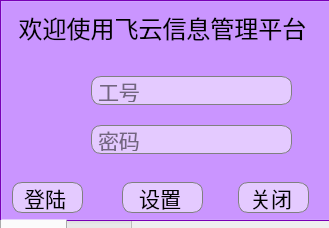
<?xml version="1.0" encoding="UTF-8"?>
<ui version="4.0">
 <class>Form</class>
 <widget class="QWidget" name="Form">
  <property name="windowModality">
   <enum>Qt::NonModal</enum>
  </property>
  <property name="enabled">
   <bool>true</bool>
  </property>
  <property name="geometry">
   <rect>
    <x>0</x>
    <y>0</y>
    <width>329</width>
    <height>228</height>
   </rect>
  </property>
  <property name="sizePolicy">
   <sizepolicy hsizetype="Preferred" vsizetype="Preferred">
    <horstretch>0</horstretch>
    <verstretch>0</verstretch>
   </sizepolicy>
  </property>
  <property name="maximumSize">
   <size>
    <width>359</width>
    <height>359</height>
   </size>
  </property>
  <property name="mouseTracking">
   <bool>false</bool>
  </property>
  <property name="acceptDrops">
   <bool>false</bool>
  </property>
  <property name="windowTitle">
   <string>登陆</string>
  </property>
  <property name="windowIcon">
   <iconset>
    <normaloff>ICO/主题.png</normaloff>ICO/主题.png</iconset>
  </property>
  <property name="layoutDirection">
   <enum>Qt::LeftToRight</enum>
  </property>
  <widget class="QTabWidget" name="tabWidget">
   <property name="geometry">
    <rect>
     <x>0</x>
     <y>0</y>
     <width>331</width>
     <height>261</height>
    </rect>
   </property>
   <property name="sizePolicy">
    <sizepolicy hsizetype="Preferred" vsizetype="Preferred">
     <horstretch>0</horstretch>
     <verstretch>0</verstretch>
    </sizepolicy>
   </property>
   <property name="palette">
    <palette>
     <active>
      <colorrole role="Button">
       <brush brushstyle="SolidPattern">
        <color alpha="255">
         <red>170</red>
         <green>85</green>
         <blue>255</blue>
        </color>
       </brush>
      </colorrole>
      <colorrole role="Base">
       <brush brushstyle="SolidPattern">
        <color alpha="255">
         <red>170</red>
         <green>85</green>
         <blue>255</blue>
        </color>
       </brush>
      </colorrole>
      <colorrole role="Window">
       <brush brushstyle="SolidPattern">
        <color alpha="255">
         <red>170</red>
         <green>0</green>
         <blue>255</blue>
        </color>
       </brush>
      </colorrole>
     </active>
     <inactive>
      <colorrole role="Button">
       <brush brushstyle="SolidPattern">
        <color alpha="255">
         <red>170</red>
         <green>85</green>
         <blue>255</blue>
        </color>
       </brush>
      </colorrole>
      <colorrole role="Base">
       <brush brushstyle="SolidPattern">
        <color alpha="255">
         <red>170</red>
         <green>85</green>
         <blue>255</blue>
        </color>
       </brush>
      </colorrole>
      <colorrole role="Window">
       <brush brushstyle="SolidPattern">
        <color alpha="255">
         <red>170</red>
         <green>0</green>
         <blue>255</blue>
        </color>
       </brush>
      </colorrole>
     </inactive>
     <disabled>
      <colorrole role="Button">
       <brush brushstyle="SolidPattern">
        <color alpha="255">
         <red>170</red>
         <green>85</green>
         <blue>255</blue>
        </color>
       </brush>
      </colorrole>
      <colorrole role="Base">
       <brush brushstyle="SolidPattern">
        <color alpha="255">
         <red>170</red>
         <green>0</green>
         <blue>255</blue>
        </color>
       </brush>
      </colorrole>
      <colorrole role="Window">
       <brush brushstyle="SolidPattern">
        <color alpha="255">
         <red>170</red>
         <green>0</green>
         <blue>255</blue>
        </color>
       </brush>
      </colorrole>
     </disabled>
    </palette>
   </property>
   <property name="font">
    <font>
     <family>新宋体</family>
     <pointsize>16</pointsize>
    </font>
   </property>
   <property name="mouseTracking">
    <bool>false</bool>
   </property>
   <property name="tabletTracking">
    <bool>false</bool>
   </property>
   <property name="focusPolicy">
    <enum>Qt::ClickFocus</enum>
   </property>
   <property name="contextMenuPolicy">
    <enum>Qt::DefaultContextMenu</enum>
   </property>
   <property name="layoutDirection">
    <enum>Qt::LeftToRight</enum>
   </property>
   <property name="autoFillBackground">
    <bool>false</bool>
   </property>
   <property name="styleSheet">
    <string notr="true">QLineEdit{
        border:1px solid gray;
        border-radius:10px;
        padding:2px 4px;
		background-color: rgba(255, 255, 255, 0.5);
}</string>
   </property>
   <property name="tabPosition">
    <enum>QTabWidget::South</enum>
   </property>
   <property name="tabShape">
    <enum>QTabWidget::Rounded</enum>
   </property>
   <property name="currentIndex">
    <number>0</number>
   </property>
   <widget class="QWidget" name="denglu">
    <attribute name="title">
     <string>登录</string>
    </attribute>
    <widget class="QLabel" name="label_8">
     <property name="geometry">
      <rect>
       <x>10</x>
       <y>0</y>
       <width>301</width>
       <height>51</height>
      </rect>
     </property>
     <property name="font">
      <font>
       <family>华文彩云</family>
       <pointsize>18</pointsize>
      </font>
     </property>
     <property name="frameShape">
      <enum>QFrame::NoFrame</enum>
     </property>
     <property name="frameShadow">
      <enum>QFrame::Plain</enum>
     </property>
     <property name="text">
      <string>欢迎使用飞云信息管理平台</string>
     </property>
     <property name="alignment">
      <set>Qt::AlignCenter</set>
     </property>
    </widget>
    <widget class="QLineEdit" name="mima">
     <property name="geometry">
      <rect>
       <x>89</x>
       <y>123</y>
       <width>201</width>
       <height>29</height>
      </rect>
     </property>
     <property name="font">
      <font>
       <family>新宋体</family>
       <pointsize>16</pointsize>
      </font>
     </property>
     <property name="styleSheet">
      <string notr="true">QLineEdit{
        border:1px solid gray;
        border-radius:10px;
        padding:2px 4px;
		background-color: rgba(255, 255, 255, 0.5);
}</string>
     </property>
     <property name="echoMode">
      <enum>QLineEdit::Password</enum>
     </property>
     <property name="placeholderText">
      <string>密码</string>
     </property>
     <property name="clearButtonEnabled">
      <bool>true</bool>
     </property>
    </widget>
    <widget class="QLabel" name="label_2">
     <property name="geometry">
      <rect>
       <x>30</x>
       <y>110</y>
       <width>51</width>
       <height>51</height>
      </rect>
     </property>
     <property name="font">
      <font>
       <family>新宋体</family>
       <pointsize>18</pointsize>
      </font>
     </property>
     <property name="text">
      <string/>
     </property>
     <property name="pixmap">
      <pixmap>ICO/png/shell32.dll(45).png</pixmap>
     </property>
    </widget>
    <widget class="QLineEdit" name="zhanghao">
     <property name="geometry">
      <rect>
       <x>89</x>
       <y>74</y>
       <width>201</width>
       <height>29</height>
      </rect>
     </property>
     <property name="font">
      <font>
       <family>新宋体</family>
       <pointsize>16</pointsize>
      </font>
     </property>
     <property name="styleSheet">
      <string notr="true">QLineEdit{
        border:1px solid gray;
        border-radius:10px;
        padding:2px 4px;
		background-color: rgba(255, 255, 255, 0.5);
}</string>
     </property>
     <property name="placeholderText">
      <string>工号</string>
     </property>
     <property name="clearButtonEnabled">
      <bool>true</bool>
     </property>
    </widget>
    <widget class="QLabel" name="label">
     <property name="geometry">
      <rect>
       <x>30</x>
       <y>60</y>
       <width>51</width>
       <height>41</height>
      </rect>
     </property>
     <property name="font">
      <font>
       <family>新宋体</family>
       <pointsize>18</pointsize>
      </font>
     </property>
     <property name="text">
      <string/>
     </property>
     <property name="textFormat">
      <enum>Qt::AutoText</enum>
     </property>
     <property name="pixmap">
      <pixmap>ICO/png/shell32.dll(269).png</pixmap>
     </property>
     <property name="scaledContents">
      <bool>false</bool>
     </property>
     <property name="alignment">
      <set>Qt::AlignRight|Qt::AlignTrailing|Qt::AlignVCenter</set>
     </property>
    </widget>
    <widget class="QPushButton" name="guanbi">
     <property name="enabled">
      <bool>true</bool>
     </property>
     <property name="geometry">
      <rect>
       <x>236</x>
       <y>180</y>
       <width>71</width>
       <height>31</height>
      </rect>
     </property>
     <property name="font">
      <font>
       <family>新宋体</family>
       <pointsize>16</pointsize>
      </font>
     </property>
     <property name="styleSheet">
      <string notr="true">QPushButton{
        border:1px solid gray;
        color:black;
        font-size:16;
		border-radius:10px;
        padding-left:5px;
        padding-right:10px;
        text-align:middle;
		background:LightGray;
		background-color: rgba(255, 255, 255, 0.5);
    }
    QPushButton:hover{
        color:white;
        border:1px solid #40E0D0;
        border-radius:10px;
        background:#40E0D0;
    }</string>
     </property>
     <property name="text">
      <string>关闭</string>
     </property>
    </widget>
    <widget class="QPushButton" name="shezhi_2">
     <property name="geometry">
      <rect>
       <x>120</x>
       <y>180</y>
       <width>81</width>
       <height>31</height>
      </rect>
     </property>
     <property name="font">
      <font>
       <family>新宋体</family>
       <pointsize>16</pointsize>
      </font>
     </property>
     <property name="styleSheet">
      <string notr="true">QPushButton{
        border:1px solid gray;
        color:black;
        font-size:11;
		border-radius:10px;
        padding-left:5px;
        padding-right:10px;
        text-align:middle;
		background:LightGray;
		background-color: rgba(255, 255, 255, 0.5);
    }
    QPushButton:hover{
        color:white;
        border:1px solid #40E0D0;
        border-radius:10px;
        background:#40E0D0;
    }</string>
     </property>
     <property name="text">
      <string>设置</string>
     </property>
    </widget>
    <widget class="QPushButton" name="denglu_2">
     <property name="enabled">
      <bool>true</bool>
     </property>
     <property name="geometry">
      <rect>
       <x>10</x>
       <y>180</y>
       <width>71</width>
       <height>31</height>
      </rect>
     </property>
     <property name="font">
      <font>
       <family>新宋体</family>
       <pointsize>16</pointsize>
      </font>
     </property>
     <property name="styleSheet">
      <string notr="true">QPushButton{
        border:1px solid gray;
        color:black;
        font-size:11;
		border-radius:10px;
        padding-left:5px;
        padding-right:10px;
        text-align:middle;
		background:LightGray;
		background-color: rgba(255, 255, 255, 0.5);
    }
    QPushButton:hover{
        color:white;
        border:1px solid #40E0D0;
        border-radius:10px;
        background:#40E0D0;
    }</string>
     </property>
     <property name="text">
      <string>登陆</string>
     </property>
    </widget>
   </widget>
   <widget class="QWidget" name="shezhi">
    <attribute name="title">
     <string>设置</string>
    </attribute>
    <widget class="QWidget" name="layoutWidget">
     <property name="geometry">
      <rect>
       <x>10</x>
       <y>0</y>
       <width>311</width>
       <height>221</height>
      </rect>
     </property>
     <layout class="QGridLayout" name="gridLayout_3">
      <item row="1" column="0">
       <widget class="QPushButton" name="queren">
        <property name="minimumSize">
         <size>
          <width>0</width>
          <height>30</height>
         </size>
        </property>
        <property name="font">
         <font>
          <family>新宋体</family>
          <pointsize>16</pointsize>
         </font>
        </property>
        <property name="styleSheet">
         <string notr="true">QPushButton{
        border:1px solid gray;
        color:black;
        font-size:11;
		border-radius:10px;
        padding-left:5px;
        padding-right:10px;
        text-align:middle;
		background:LightGray;
		background-color: rgba(255, 255, 255, 0.5);
    }
    QPushButton:hover{
        color:white;
        border:1px solid #40E0D0;
        border-radius:10px;
        background:#40E0D0;
    }</string>
        </property>
        <property name="text">
         <string>确认</string>
        </property>
       </widget>
      </item>
      <item row="1" column="1">
       <widget class="QPushButton" name="chongzhi">
        <property name="minimumSize">
         <size>
          <width>0</width>
          <height>30</height>
         </size>
        </property>
        <property name="font">
         <font>
          <family>新宋体</family>
          <pointsize>16</pointsize>
         </font>
        </property>
        <property name="styleSheet">
         <string notr="true">QPushButton{
        border:1px solid gray;
        color:black;
        font-size:11;
		border-radius:10px;
        padding-left:5px;
        padding-right:10px;
        text-align:middle;
		background:LightGray;
		background-color: rgba(255, 255, 255, 0.5);
    }
    QPushButton:hover{
        color:white;
        border:1px solid #40E0D0;
        border-radius:10px;
        background:#40E0D0;
    }</string>
        </property>
        <property name="text">
         <string>重置</string>
        </property>
       </widget>
      </item>
      <item row="1" column="2">
       <widget class="QPushButton" name="tuichu">
        <property name="minimumSize">
         <size>
          <width>0</width>
          <height>30</height>
         </size>
        </property>
        <property name="font">
         <font>
          <family>新宋体</family>
          <pointsize>16</pointsize>
         </font>
        </property>
        <property name="styleSheet">
         <string notr="true">QPushButton{
        border:1px solid gray;
        color:black;
        font-size:11;
		border-radius:10px;
        padding-left:5px;
        padding-right:10px;
        text-align:middle;
		background:LightGray;
		background-color: rgba(255, 255, 255, 0.5);
    }
    QPushButton:hover{
        color:white;
        border:1px solid #40E0D0;
        border-radius:10px;
        background:#40E0D0;
    }</string>
        </property>
        <property name="text">
         <string>退出</string>
        </property>
       </widget>
      </item>
      <item row="0" column="0" colspan="3">
       <layout class="QGridLayout" name="gridLayout_2">
        <item row="0" column="0">
         <widget class="QLabel" name="label_3">
          <property name="font">
           <font>
            <family>新宋体</family>
            <pointsize>18</pointsize>
           </font>
          </property>
          <property name="text">
           <string>服务器ID：</string>
          </property>
         </widget>
        </item>
        <item row="0" column="1">
         <widget class="QLineEdit" name="fuwuqiID">
          <property name="font">
           <font>
            <family>新宋体</family>
            <pointsize>16</pointsize>
           </font>
          </property>
          <property name="inputMask">
           <string>999.999.999.999</string>
          </property>
          <property name="text">
           <string>127.0.0.1</string>
          </property>
          <property name="echoMode">
           <enum>QLineEdit::Normal</enum>
          </property>
         </widget>
        </item>
        <item row="1" column="0">
         <widget class="QLabel" name="label_4">
          <property name="font">
           <font>
            <family>新宋体</family>
            <pointsize>18</pointsize>
           </font>
          </property>
          <property name="text">
           <string>数据库名：</string>
          </property>
         </widget>
        </item>
        <item row="1" column="1">
         <widget class="QLineEdit" name="shujukuming">
          <property name="font">
           <font>
            <family>新宋体</family>
            <pointsize>16</pointsize>
           </font>
          </property>
          <property name="text">
           <string>mysql</string>
          </property>
         </widget>
        </item>
        <item row="2" column="0">
         <widget class="QLabel" name="label_5">
          <property name="font">
           <font>
            <family>新宋体</family>
            <pointsize>18</pointsize>
           </font>
          </property>
          <property name="text">
           <string>服务账号：</string>
          </property>
         </widget>
        </item>
        <item row="2" column="1">
         <widget class="QLineEdit" name="fuwuqizhanghao">
          <property name="font">
           <font>
            <family>新宋体</family>
            <pointsize>16</pointsize>
           </font>
          </property>
          <property name="text">
           <string>root</string>
          </property>
         </widget>
        </item>
        <item row="3" column="0">
         <widget class="QLabel" name="label_6">
          <property name="font">
           <font>
            <family>新宋体</family>
            <pointsize>18</pointsize>
           </font>
          </property>
          <property name="text">
           <string>服务密码：</string>
          </property>
         </widget>
        </item>
        <item row="3" column="1">
         <widget class="QLineEdit" name="fuwuqimima">
          <property name="font">
           <font>
            <family>新宋体</family>
            <pointsize>16</pointsize>
           </font>
          </property>
          <property name="inputMask">
           <string/>
          </property>
          <property name="text">
           <string>080420</string>
          </property>
          <property name="echoMode">
           <enum>QLineEdit::Password</enum>
          </property>
          <property name="cursorPosition">
           <number>6</number>
          </property>
         </widget>
        </item>
        <item row="4" column="0">
         <widget class="QLabel" name="label_7">
          <property name="font">
           <font>
            <family>新宋体</family>
            <pointsize>18</pointsize>
           </font>
          </property>
          <property name="text">
           <string>服务端口：</string>
          </property>
         </widget>
        </item>
        <item row="4" column="1">
         <widget class="QLineEdit" name="fuwuduankou">
          <property name="font">
           <font>
            <family>新宋体</family>
            <pointsize>16</pointsize>
           </font>
          </property>
          <property name="text">
           <string>3306</string>
          </property>
         </widget>
        </item>
       </layout>
      </item>
     </layout>
    </widget>
   </widget>
  </widget>
 </widget>
 <tabstops>
  <tabstop>zhanghao</tabstop>
  <tabstop>mima</tabstop>
  <tabstop>denglu_2</tabstop>
  <tabstop>guanbi</tabstop>
  <tabstop>fuwuqiID</tabstop>
  <tabstop>shujukuming</tabstop>
  <tabstop>fuwuqizhanghao</tabstop>
  <tabstop>fuwuqimima</tabstop>
  <tabstop>fuwuduankou</tabstop>
  <tabstop>queren</tabstop>
  <tabstop>chongzhi</tabstop>
  <tabstop>tuichu</tabstop>
 </tabstops>
 <resources/>
 <connections>
  <connection>
   <sender>guanbi</sender>
   <signal>clicked()</signal>
   <receiver>Form</receiver>
   <slot>close()</slot>
   <hints>
    <hint type="sourcelabel">
     <x>282</x>
     <y>197</y>
    </hint>
    <hint type="destinationlabel">
     <x>164</x>
     <y>115</y>
    </hint>
   </hints>
  </connection>
  <connection>
   <sender>tuichu</sender>
   <signal>clicked()</signal>
   <receiver>Form</receiver>
   <slot>close()</slot>
   <hints>
    <hint type="sourcelabel">
     <x>272</x>
     <y>206</y>
    </hint>
    <hint type="destinationlabel">
     <x>164</x>
     <y>162</y>
    </hint>
   </hints>
  </connection>
  <connection>
   <sender>mima</sender>
   <signal>returnPressed()</signal>
   <receiver>denglu_2</receiver>
   <slot>click()</slot>
   <hints>
    <hint type="sourcelabel">
     <x>291</x>
     <y>143</y>
    </hint>
    <hint type="destinationlabel">
     <x>64</x>
     <y>201</y>
    </hint>
   </hints>
  </connection>
 </connections>
</ui>
